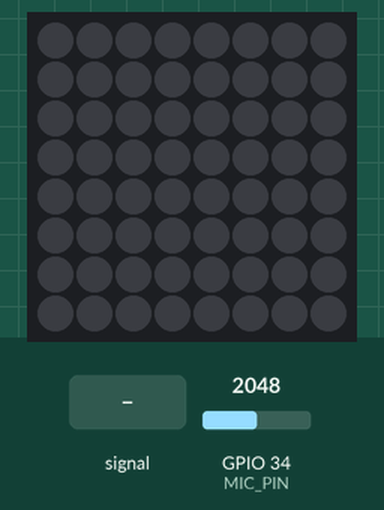
Recording of a sketch running on a simulated ESP32. Shown: 8×8 RGB LED matrix (first LED top left, wired row by row). The test bench sets the inputs (shaded band); at power-on: GPIO 34 (MIC_PIN) = 2048. Dim RGB values are drawn brighter than linear.

Above: at 1.2 s.
1.3 s: GPIO 34 (MIC_PIN) fed a 200 Hz sine of ±1842 counts around its level
At 1.38 s:
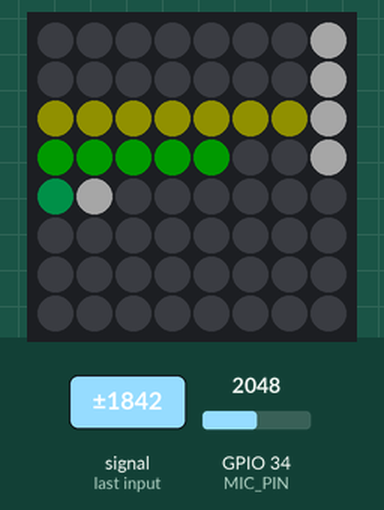
2.9 s: GPIO 34 (MIC_PIN) set to 1228
At 3.8 s:
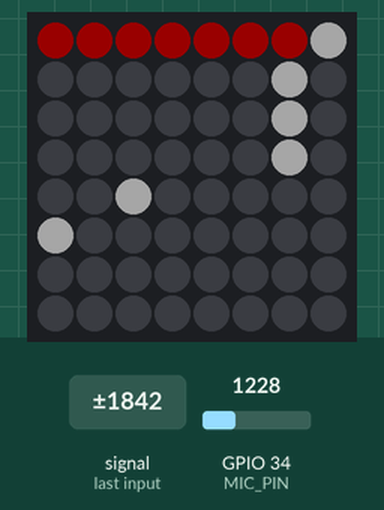
4.7 s: GPIO 34 (MIC_PIN) fed a 50 Hz sine of ±1228 counts around its level
At 4.91 s:
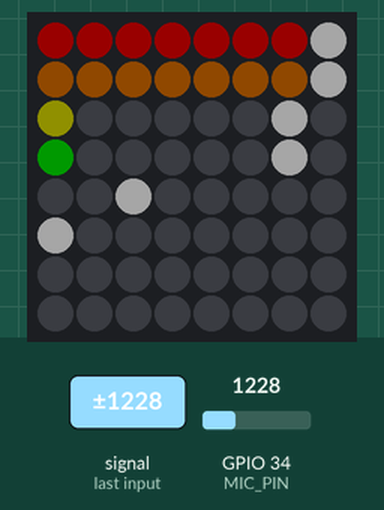
6.7 s: GPIO 34 (MIC_PIN) set to 2047
At 8.7 s:
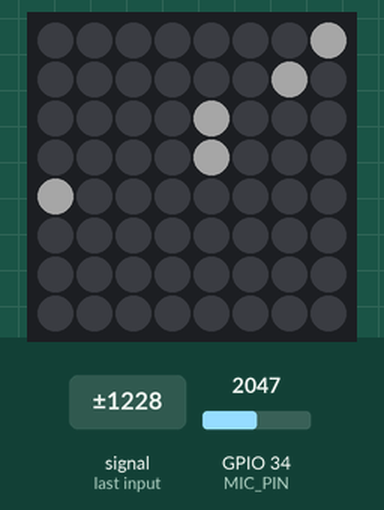
9.0 s: GPIO 34 (MIC_PIN) fed a 1000 Hz sine of ±1023 counts around its level
At 10.9 s:
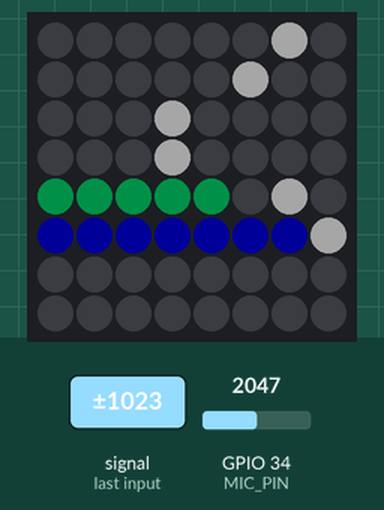
12.0 s: GPIO 34 (MIC_PIN) fed a 200 Hz sine of ±1023 counts around its level
At 12.15 s:
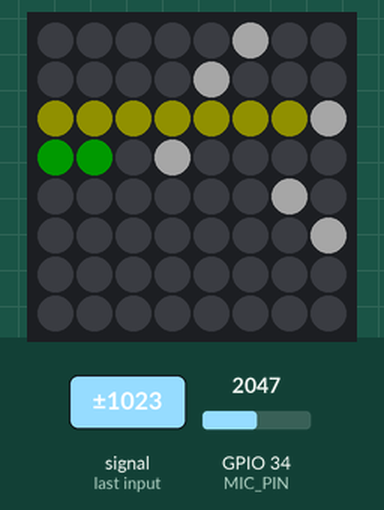

The sketch:

03_FFT_Visualizer_8x8.ino
```cpp
#include <FastLED.h>
#include <arduinoFFT.h>

#define DATA_PIN 18
#define MIC_PIN 34

#define NUM_COLS 8
#define NUM_ROWS 8
#define NUM_LEDS 64

#define SAMPLES 256
#define SAMPLING_FREQ 8000

CRGB leds[NUM_LEDS];
double vReal[SAMPLES];
double vImag[SAMPLES];

// Updated constructor for v2.0
ArduinoFFT<double> FFT = ArduinoFFT<double>(vReal, vImag, SAMPLES, SAMPLING_FREQ);

uint8_t spectrum[NUM_COLS];
uint8_t peak[NUM_COLS];

unsigned long sampling_period_us;

int XY(int x, int y) {
  // Map x,y to Serpentine Layout of 8x8 matrix
  if (x % 2 == 0) return x * NUM_ROWS + y;
  else return x * NUM_ROWS + (NUM_ROWS - 1 - y);
}

void setup() {
  Serial.begin(115200);

  FastLED.addLeds<WS2812B, DATA_PIN, GRB>(leds, NUM_LEDS);
  FastLED.setBrightness(40); // Keep this low for USB power

  sampling_period_us = round(1000000.0 / SAMPLING_FREQ);
}

void loop() {
  unsigned long t = micros();

  // 1. Sampling
  for (int i = 0; i < SAMPLES; i++) {
    int raw = analogRead(MIC_PIN);
    vReal[i] = raw - 2048; // Remove DC Offset (approx 3.3V/2)
    vImag[i] = 0;

    // Precise timing
    while (micros() - t < sampling_period_us);
    t += sampling_period_us;
  }

  // 2. FFT Processing (FIXED: lowercase function names)
  FFT.windowing(FFT_WIN_TYP_HAMMING, FFT_FORWARD);
  FFT.compute(FFT_FORWARD);
  FFT.complexToMagnitude();

  // 3. Grouping Frequencies into 8 Columns
  for (int i = 0; i < NUM_COLS; i++) {
    // Logarithmic grouping (more bands for bass)
    int start = pow(2, i);
    int end = pow(2, i + 1);
    if (end > (SAMPLES/2)) end = SAMPLES/2;

    double sum = 0;
    for (int j = start; j < end; j++) sum += vReal[j];

    // Average the energy in this band
    sum = sum / (end - start);

    // Map to LED Height (Adjust '3000' if too sensitive/insensitive)
    int level = map(sum, 20, 3000, 0, NUM_ROWS);
    level = constrain(level, 0, NUM_ROWS);

    spectrum[i] = level;

    // Peak Hold Physics
    if (level > peak[i]) peak[i] = level;
    else if (peak[i] > 0 && (millis() % 60 == 0)) peak[i]--; // Gravity decay
  }

  // 4. Drawing
  fill_solid(leds, NUM_LEDS, CRGB::Black);

  for (int x = 0; x < NUM_COLS; x++) {
    // Draw Bar
    for (int y = 0; y < spectrum[x]; y++) {
      leds[XY(x, y)] = CHSV(map(x, 0, 7, 0, 224), 255, 200); // Rainbow gradient
    }
    // Draw Peak Dot
    if (peak[x] > 0)
      leds[XY(x, peak[x] - 1)] = CRGB::White;
  }

  FastLED.show();
}
```

Measured:
- after the input at 1.3 s, the LEDs: first change at once (image 1 shows a later state)
- after the input at 2.9 s, the LEDs: first change at once (image 2 shows a later state)
- after the input at 4.7 s, the LEDs: first change after 0.06 s (image 3 shows a later state)
- after the input at 6.7 s, the LEDs: first differ from a run without the input after 0.06 s (image 4 shows a later state)
- after the input at 9.0 s, the LEDs: first change at once (image 5 shows a later state)
- after the input at 12.0 s, the LEDs: first change at once (image 6 shows a later state)
- what the display in image 5 shows lasts 1.3 s, from 10.4 s to 11.7 s
